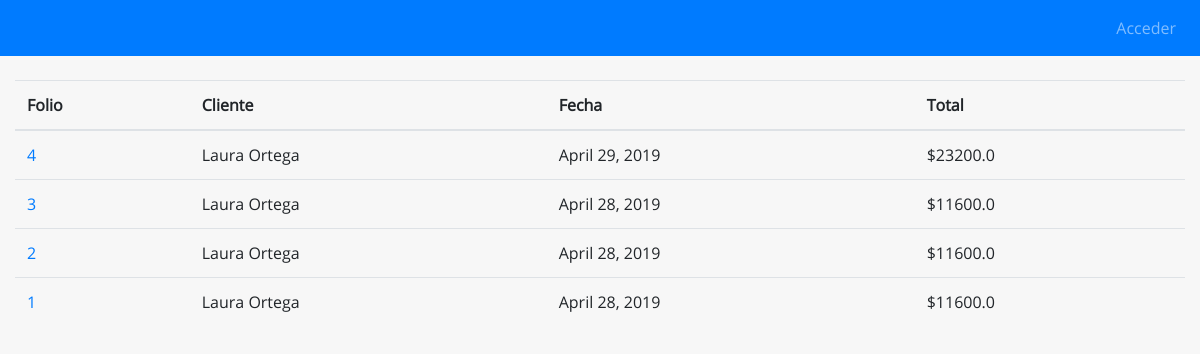
Page /facturas/ on the committed database.
### main/models.py (models this page shows, shortened)
class Factura(models.Model):
    folio = models.CharField(max_length=255)
    fecha = models.DateField()
    cliente = models.ForeignKey(Cliente, on_delete=models.CASCADE)
    total = models.FloatField()

class Cliente(models.Model):
    nombre = models.CharField(max_length=255)
    rfc = models.CharField(max_length=255)

### main/views.py (the view)
# urls.py: path('facturas/', views.facturas, name="facturas"),
def facturas(request):
    data = {
        "facturas" : Factura.objects.all().order_by("-folio")
    }
    return render(request, "main/facturas.html", data)

### main/templates/main/facturas.html (shortened to what this page needs)
{% extends 'main/__base.html' %}
{% load static %}
{% block content %}
<div class="container-fluid">
  <br>
  <div class="row">
    <div class="col-12">
      <table class="table">
        <thead>
          <th>Folio</th>
          <th>Cliente</th>
          <th>Fecha</th>
          <th>Total</th>
        </thead>
        <tbody>
          {% for f in facturas%}
          <tr>
            <td>
              <a href="{% url 'factura_editar' f.id %}">{{f.folio}}</a>
            </td>
            <td>{{f.cliente.nombre}}</td>
            <td>{{f.fecha}}</td>
            <td>${{f.total}}</td>
          </tr>
          {% endfor %}
        </tbody>
      </table>
    </div>
  </div>
</div>
{% endblock %}

### main/templates/main/__base.html (shortened to what this page needs)
<!doctype html>
<html lang="es">
  <head>
  {% load static %}
    <link rel="stylesheet" href="{% static 'css/bootstrap.min.css' %}">
    <link rel="stylesheet" href="{% static 'css/lity.min.css' %}">
    <link rel="stylesheet" href="{% static 'css/bootstrap-table.css' %}">
    <link rel="stylesheet" href="{% static 'css/select2.min.css' %}">
    <link rel="stylesheet" href="{% static 'css/select2-bootstrap.css' %}">
    <link rel="stylesheet" href="{% static 'css/all.css' %}">
    <link rel="stylesheet" href="{% static 'css/progressbar.css' %}">
    <link rel="stylesheet" href="{% static 'css/index.css' %}">
  </head>
  <body>
{% block navbar %}
  <nav id="header" class="navbar sticky-top navbar-expand-lg navbar-dark bg-primary">
        <div class="collapse navbar-collapse" id="navbarTogglerDemo01">
          <ul class="navbar-nav ml-auto mt-2 mt-lg-0">
            {% if user.is_authenticated %}
            <li class="nav-item">
              <a class="nav-link" href="{% url 'productos' %}">Productos <span class="sr-only">(current)</span></a>
            </li>
            <li class="nav-item">
              <a class="nav-link" href="{% url 'clientes' %}">Clientes <span class="sr-only">(current)</span></a>
            </li>
            <li class="nav-item">
              <a class="nav-link" href="{% url 'empleados' %}">Empleados <span class="sr-only">(current)</span></a>
            </li>
            {% if user.is_superuser %}
            <li class="nav-item">
              <a class="nav-link" href="{% url 'factura_nueva' %}">Factura <span class="sr-only">(current)</span></a>
            </li>
            <li class="nav-item">
              <a class="nav-link" href="{% url 'nomina_nueva' %}">Nomina <span class="sr-only">(current)</span></a>
            </li>
            <li class="nav-item dropdown">
              <a class="nav-link dropdown-toggle" href="#" id="navbarDropdown" role="button" data-toggle="dropdown" aria-haspopup="true" aria-expanded="false">
                Reportes
              </a>
              <div class="dropdown-menu dropdown-menu-right" aria-labelledby="navbarDropdown">
                <a class="dropdown-item" href="{% url 'nominas' %}">Nominas</a>
                <a class="dropdown-item" href="{% url 'facturas' %}">Facturas</a>
              </div>
            </li>
            {% endif %}
            <li class="nav-item dropdown">
              <a class="nav-link dropdown-toggle" href="#" id="navbarDropdown" role="button" data-toggle="dropdown" aria-haspopup="true" aria-expanded="false">
                {{ request.user.username }}
              </a>
              <div class="dropdown-menu dropdown-menu-right" aria-labelledby="navbarDropdown">
                {% if request.user.is_staff %}
                <a class="dropdown-item" href="/admin">Administrar</a>
                <div class="dropdown-divider"></div>
                {% endif %}
                <a class="dropdown-item" href="/logout">Salir</a>
              </div>
            </li>
            {% else %}
            <li class="nav-item">
              <a class="nav-link" href="/login">Acceder</a>
            </li>
            {% endif %}
          </ul>
        </div>
  </nav>
  {% endblock %}
  {% block content %}
  {% endblock %}
  </body>
</html>

### static/css/index.css (style rules this page uses)
html, body { font-family: "Open-Sans"; background-color: #f7f7f7 }

### rows in the picture
Factura: folio "4", cliente.nombre "Laura Ortega", fecha "April 29, 2019", total "23200.0"
Factura: folio "3", cliente.nombre "Laura Ortega", fecha "April 28, 2019", total "11600.0"
Factura: folio "2", cliente.nombre "Laura Ortega", fecha "April 28, 2019", total "11600.0"
Factura: folio "1", cliente.nombre "Laura Ortega", fecha "April 28, 2019", total "11600.0"
